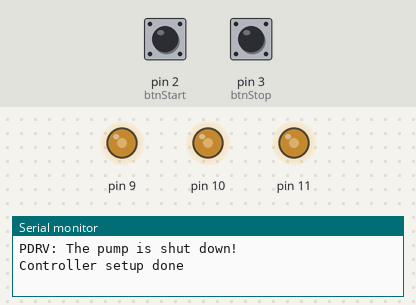
Bench run of a sketch on a simulated Arduino Uno, built with avr-gcc and run on an emulated ATmega328P. Shown: output pins drawn as LEDs (lit = HIGH), the last lines printed to the serial monitor. Dashed ring = blinking. The inputs (shaded band) are chosen by the test bench; at power-on: pin 2 (btnStart) HIGH, pin 3 (btnStop) HIGH.

Above: at 1.2 s.
1.3 s: pin 2 (btnStart) pulled LOW for 0.15 s
At 2.2 s:
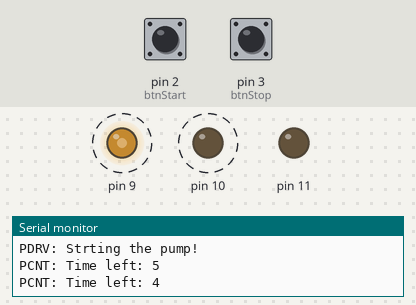
4.3 s: pin 3 (btnStop) pulled LOW for 0.15 s
At 5.1 s:
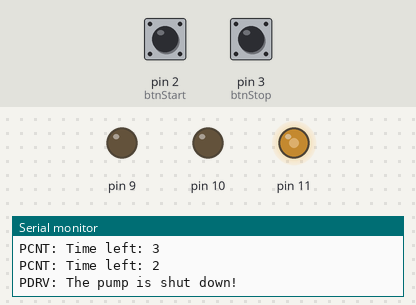
6.8 s: pin 2 (btnStart) pulled LOW for 1 s
At 7.05 s:
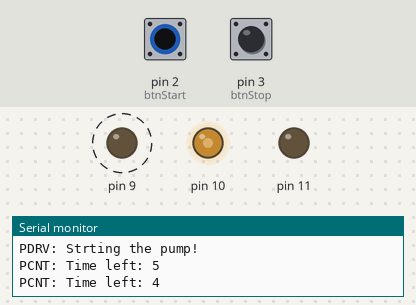
Timing chart, 0 to 13.3 s (numbered marks = the images above; inputs shaded):
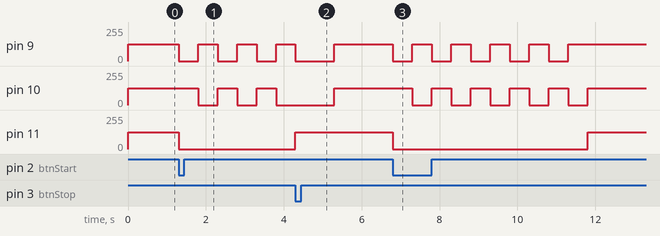

Measured:
- after the input at 1.3 s, pin 9: alternates 125/255 for 0.50 s and 0/255 for 0.50 s, starting at once; pin 10: alternates 125/255 for 0.50 s and 0/255 for 0.50 s, starting after 0.50 s; pin 11: 125/255 → 0/255 at once
- after the input at 4.3 s, pin 11: 0/255 → 125/255 after 0.00 s instead of 2.0 s
- after the input at 6.8 s, pin 9: alternates 125/255 for 0.50 s and 0/255 for 0.50 s, 10 changes in all, then stays 125/255, starting at once; pin 10: alternates 125/255 for 0.50 s and 0/255 for 0.50 s, 10 changes in all, then stays 125/255, starting after 0.50 s; pin 11: 125/255 → 0/255 at once, → 125/255 5.0 s later

The sketch:

server.ino
```cpp
#include "controller/pump_controller.h"
#include "driver/pump_driver.h"

#include "controller/led_controller.h"
#include "driver/led_driver.h"

const uint8_t btnStart = 2;
const uint8_t btnStop = 3;
const unsigned long pumpTimeout = 5000;

LedDriver ledDriver(11, 10, 9);
LedController ledController(&ledDriver);

PumpDriver pumpDriver(10);
PumpController pumpController(&pumpDriver, &ledController, pumpTimeout);

void setup() {
  Serial.begin(9600);

  ledDriver.init();

  pinMode(btnStart, INPUT_PULLUP);
  pinMode(btnStop, INPUT_PULLUP);
  attachInterrupt(digitalPinToInterrupt(btnStart), onButtonStartClicked, FALLING);
  attachInterrupt(digitalPinToInterrupt(btnStop), onButtonStopClicked, FALLING);

  pumpDriver.init();
  pumpDriver.stop();

  ledController.setIdle();

  Serial.println("Controller setup done");
}

void loop() {
  // put your main code here, to run repeatedly:
  pumpController.checkPump();
  ledController.update();
}

void onButtonStartClicked() {
  pumpController.startThePump();
}

void onButtonStopClicked() {
  pumpController.emergencyStop();
}
```

color.h
```cpp
#pragma once

class Color {
public:
	int red, green, blue;

	Color(int r, int g, int b) {
		red = r;
		green = g;
		blue = b;
	}
};

namespace Colors {
	const Color RED = Color(255, 0, 0);
	const Color GREEN = Color(0, 255, 0);
	const Color BLUE = Color(0, 0, 255);

	const Color LIGHT_RED = Color(125, 0, 0);
	const Color LIGHT_GREEN = Color(0, 125, 0);
	const Color LIGHT_BLUE = Color(0, 0, 125);

	const Color WHITE = Color(255, 255, 255);
	const Color GRAY = Color(125, 125, 125);

	const Color IDLE = Color(125, 125, 125);
}
```

led_controller.h
```cpp
#pragma once

#include "../config/led_configuration.h"

class LedDriver;

class LedController {
private:
	LedDriver *ledDriver;
	LedConfiguration ledConfig;

public:
	LedController(LedDriver *driver);

	// solid colors
	void setIdle();

	// blink methods
	void setProcessing();

	// toast methods
	void setSuccess();
	void setFailure();

	void update();

private:
	void setSolidColor(Color color);
	void setBlinkColors(Color color1, Color color2);
	void setTimeoutColors(Color color1);

	void updateLed();
};
```

pump_controller.h
```cpp
#pragma once

#include "../driver/pump_driver.h"
#include "../countdown_timer.h"

class LedController;

class PumpController
{
private:
	volatile bool pumpOn;
	volatile unsigned long pumpOnTimestamp;
	unsigned long defaultTimeout;

	LedController *ledController;
	CountdownTimer *countdownTimer;
	PumpDriver *pumpDriver;

public:
	PumpController(PumpDriver *pumpDriver, LedController *ledController, unsigned long defaultTimeout = 3000L /*60 seconds*/);

	void startThePump();
	void emergencyStop();
	bool isPumpOn();
	void checkPump();
};
```

countdown_timer.cpp
```cpp
#include <Arduino.h>
#include "countdown_timer.h"

CountdownTimer::CountdownTimer(int periodSeconds) {
	this->periodSeconds = periodSeconds;
	lastReportedPeriod = -1;
	endTimestamp = 0L;
	running = false;
}

int CountdownTimer::timeLeft() {
	if(endTimestamp != 0) {
		unsigned long timeLeftMillis = endTimestamp - millis();
		if(timeLeftMillis > 0) {
			return timeLeftMillis / 1000;
		} else {
			stop();
		}
	}

	return 0;
}

bool CountdownTimer::shouldUpdateUI() {
	int left = timeLeft();
	if(running && left != lastReportedPeriod) {
		lastReportedPeriod = left;
		return true;
	}

	return false;
}

bool CountdownTimer::isRunning() {
	return running;
}

void CountdownTimer::start() {
	running = true;
	reset();

	endTimestamp = millis() + periodSeconds * 1000L;
}

void CountdownTimer::stop() {
	running = false;
}

void CountdownTimer::reset() {
	lastReportedPeriod = -1;
	endTimestamp = 0L;
}

void CountdownTimer::printDetails() {
	Serial.print("CDT: periodSeconds ");
	Serial.print(periodSeconds);
	Serial.print(" lastReportedPeriod ");
	Serial.println(lastReportedPeriod);
	Serial.print("CDT: now ");
	Serial.print(millis());
	Serial.print(" endTimestamp ");
	Serial.print(endTimestamp);
	Serial.print(" running");
	Serial.println(running);
}
```

countdown_timer.h
```cpp
#pragma once

class CountdownTimer {
private:
	int periodSeconds;
	int lastReportedPeriod;
	unsigned long endTimestamp;
	bool running;
public:
	CountdownTimer(int periodSeconds);
	bool shouldUpdateUI();
	int timeLeft();

	bool isRunning();
	void start();
	void stop();
	void reset();

	void printDetails();
};
```

led_configuration.h
```cpp
#pragma once

#include "../color.h"

class LedConfiguration {
public:
	int showDelay = 1000;
	int blinkDelay = 500;

	unsigned long lastChanged = 0;

	bool blink = false;
	bool blinkShowFirstColor = false;

	bool solid = false;

	Color color1 = Color(0, 0, 0);
	Color color2 = Color(0, 0, 0);
};
```

led_driver.h
```cpp
#pragma once

#include "../color.h"

class LedDriver {
private:
	int pinRed, pinGreen, pinBlue;
public:
	LedDriver(int pinRed, int pinGreen, int pinBlue);
	void init();

	void setColor(int r, int g, int b);
	void setColor(Color color);
};
```

pump_driver.h
```cpp
#pragma once

class PumpDriver
{
private:
	int pin;
	volatile bool initialized;
public:
	PumpDriver(int pin);
	void init();

	void start();
	void stop();
};
```
